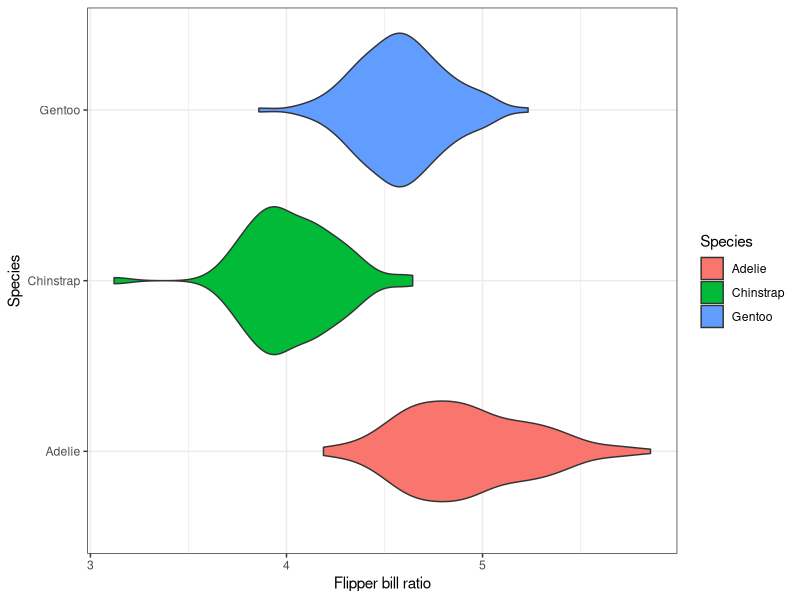

Here is the R script that generated this plot:
## Data wrangling

# We will then introduce and explore the basics of data wrangling using the dplyr library.
# What will we cover today?
# • Extracting subsets
# • Adding new columns
# • Rearranging your rows
# • Summarizing your data
# • Fusing together data frames.

library(tidyverse)
library(palmerpenguins)

head(penguins)

## Tabular data (include rows and columns data)

## The select function
# The select function allows us to extract several columns.
select(penguins, species, bill_length_mm, body_mass_g)

# The select function also allows us to remove several columns.
select(penguins, -species, -bill_length_mm, -body_mass_g)

## The filter function
# The filter function allows us to extract a subset of rows
filter(penguins, species == "Gentoo")

# We can also combine two or more conditions within the filter function
filter(penguins, species == "Gentoo" & body_mass_g > 5000)

## Combining filter & select functions
# We often combine filter with select to get a sub table.
select(filter(penguins, species == "Gentoo"), species, bill_length_mm, body_mass_g)

# The pipe operator
# We can also chain multiple operations with the pipe operator %>%
penguins %>% 
  filter(species == "Gentoo") %>%
  select(species, bill_length_mm, body_mass_g)
# The pipe operator %>% is taken from the magrittr package which is also part of the tidyverse

# The pipe   operator %>% allows arguments to be implicitly passed as objects to the function after the pipe
f <- function(a, b){ return(a ^ 2 + b)}
f(3, 1)
3 %>% f(1)

## The mutate function
# The mutate function allows us to create a new column as a function of existing columns.
my_penguins <- penguins %>%
  mutate(flipper_bill_ratio = flipper_length_mm / bill_length_mm) %>%
  select(species, bill_length_mm, flipper_length_mm, flipper_bill_ratio)
my_penguins

ggplot(data = rename(my_penguins, Species = species), aes(x = flipper_bill_ratio, y = Species, fill = Species)) +
  geom_violin() + theme_bw() + xlab("Flipper bill ratio")

## The rename function
# The rename function allows us to rename an existing column. 
my_penguins %>% rename(f_over_b = flipper_bill_ratio)

## The arrange function
# We can sort the rows of a table via the arrange function.
my_penguins %>% arrange(desc(bill_length_mm)) # decresing order (dec for decending)
my_penguins %>% arrange(bill_length_mm) 

## Summarizing data
# To understand data we can extract summary statistics from a data frame.
# The summarize function computes vector functions across the entire data frame.
# mean() function: to calculate the average number
# na.rm = TRUE: telling R how to treat missing number, remove any not numbers.
penguins %>% 
  summarize(
    num_rows = n(), avg_weight_kg = mean(body_mass_g / 1000, na.rm = TRUE), avg_flipper_bill_ratio = 
      mean(flipper_length_mm / bill_length_mm, na.rm = TRUE)
  )

## The groupby function
# To obtain summaries by group we can combine the summarize and groupby functions
# Group the summaries by different species
penguins %>% 
  group_by(species) %>%
  summarize(
    num_rows = n(), avg_weight_kg = mean(body_mass_g / 1000, na.rm = TRUE), avg_flipper_bill_ratio = 
      mean(flipper_length_mm / bill_length_mm, na.rm = TRUE)
  )
  
## The across function
# The across function allows us to apply a function within summarize to all columns at once.
penguins %>%
  summarise(across(everything(), ~sum(is.na(.x))))
# work out the total number of the missing values in each of the columns within our data frame
# is.na(.x): check each of the rows of that column to see are they missing values

## The across function combined with where
# We can also restrict apply the function to a subset of columns of a prescribed form
penguins %>% 
  summarize(across(where(is.numeric), ~mean(.x, na.rm = TRUE)))

## Combining the summarize, groupby and across functions
# To obtain summaries by group we can combine the summarize and groupby functions.
penguins %>%
  select(-year) %>%
  group_by(species) %>%
  summarize(across(where(is.numeric), ~mean(.x, na.rm = TRUE)), num_rows = n())

## Join functions
# Join functions allow us to fuse multiple data frames
# First we extract a data frame of bill lengths by species.
penguin_bill_lengths_df <- penguins %>%
  arrange(desc(bill_length_mm)) %>%
  select(species, bill_length_mm)
penguin_bill_lengths_df
# Next we create a data frame of latin species names.
species <- unique(penguins$species)
latin_name <- c("Pygoscelies adeliae", "Pygoscelis papua", "Pygoscelis antarcticus")
latin_name_df <- data.frame(species, latin_name)
latin_name_df
# Finally we can fuse these two data frames with a join function.
penguin_bill_lengths_df %>%
  inner_join(latin_name_df)

## Types of join functions
#  There are four basic join functions, each of which deals with missing rows differently
# inner join; full join; left join and right join
# What happens when the set of values on the common column is not the same for both tables?
band_members
band_instruments
# “Mick” only appears in “band_members” and “Keith” only appears in “band_instruments”. 

# inner join: The inner join extracts the rows with a common entry in both tables
# which the value in common column appears in  both data frmaes
inner_join(band_members, band_instruments)

# full join: The full join (also known as an outer join) extracts the rows with an entry in either tables.
full_join(band_members, band_instruments)

# left join: The left join extracts the rows with an entry in the left table.
left_join(band_members, band_instruments)

# right join: The right join extracts the rows with an entry in the right table.
right_join(band_members, band_instruments)
